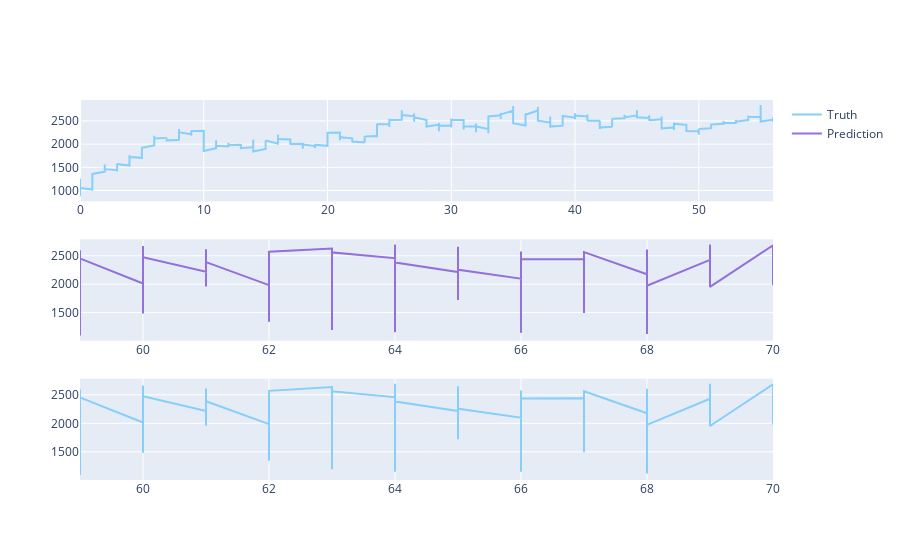

Notebook cell for this chart:
### Code cell
fig = make_subplots(rows=3, cols=1)
fig.add_trace(go.Scatter(x=temp.index // 15, y=df.Close,
                         name='Truth',
                         marker_color='LightSkyBlue'), row=1, col=1)


fig.add_trace(go.Scatter(x=(len(temp) // 15 + (temp.index // 15)),
                         y=y_pred,
                         name='Prediction',
                         marker_color='MediumPurple'), row=2, col=1)

fig.add_trace(go.Scatter(x=(len(temp) // 15 + (temp.index // 15)),
                         y=y_test,
                         name='Truth',
                         marker_color='LightSkyBlue',
                         showlegend=False), row=3, col=1)



fig.show()

### Figure 1 — Plotly figure (JSON) as saved in the notebook; plotly's stock layout.template omitted (floating-point values rounded to 4 significant figures; data arrays with more than 128 entries replaced by an {"elided": "..."} marker saying what was removed)
{"data": [{"marker": {"color": "LightSkyBlue"}, "name": "Truth", "type": "scatter", "x": {"elided": "889 int values"}, "xaxis": "x", "y": {"elided": "855 float values"}, "yaxis": "y"}, {"marker": {"color": "MediumPurple"}, "name": "Prediction", "type": "scatter", "x": {"elided": "889 int values"}, "xaxis": "x2", "y": {"elided": "171 float values"}, "yaxis": "y2"}, {"marker": {"color": "LightSkyBlue"}, "name": "Truth", "showlegend": false, "type": "scatter", "x": {"elided": "889 int values"}, "xaxis": "x3", "y": {"elided": "171 float values"}, "yaxis": "y3"}], "layout": {"xaxis": {"anchor": "y", "domain": [0, 1]}, "xaxis2": {"anchor": "y2", "domain": [0, 1]}, "xaxis3": {"anchor": "y3", "domain": [0, 1]}, "yaxis": {"anchor": "x", "domain": [0.7333, 1]}, "yaxis2": {"anchor": "x2", "domain": [0.3667, 0.6333]}, "yaxis3": {"anchor": "x3", "domain": [0, 0.2667]}}}
